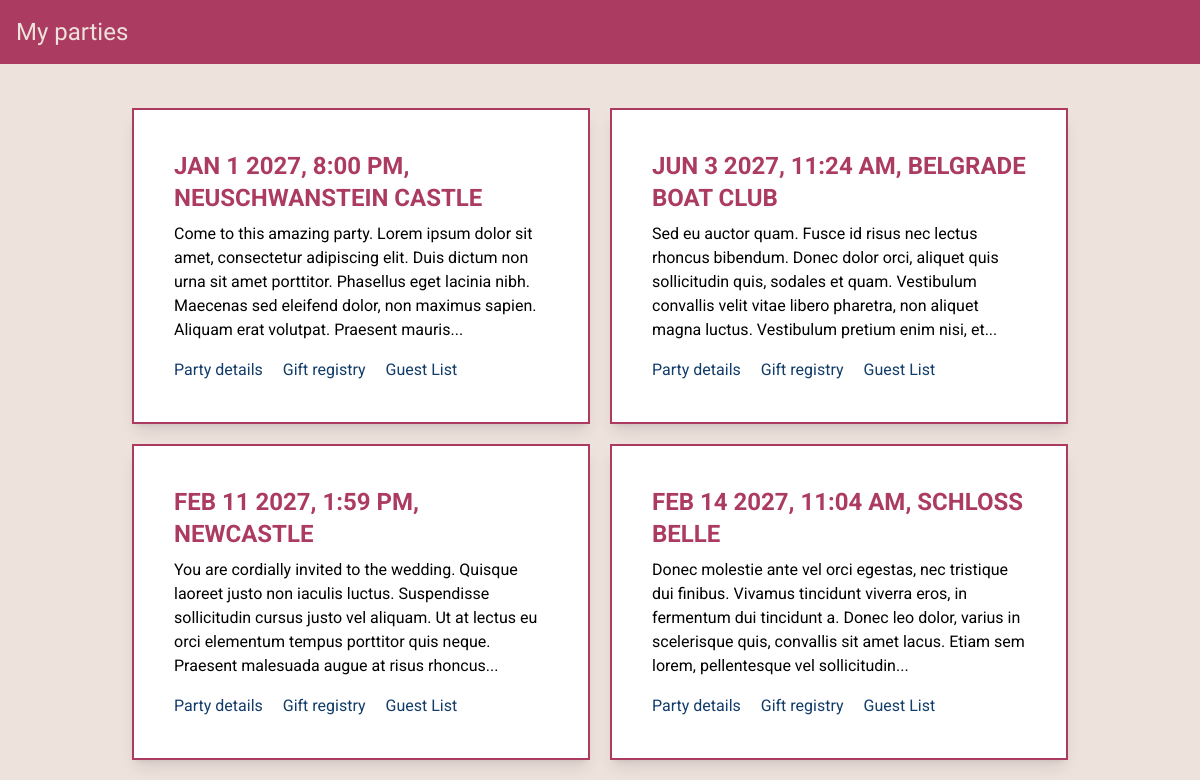
Before: / (upper part) with the older database file.
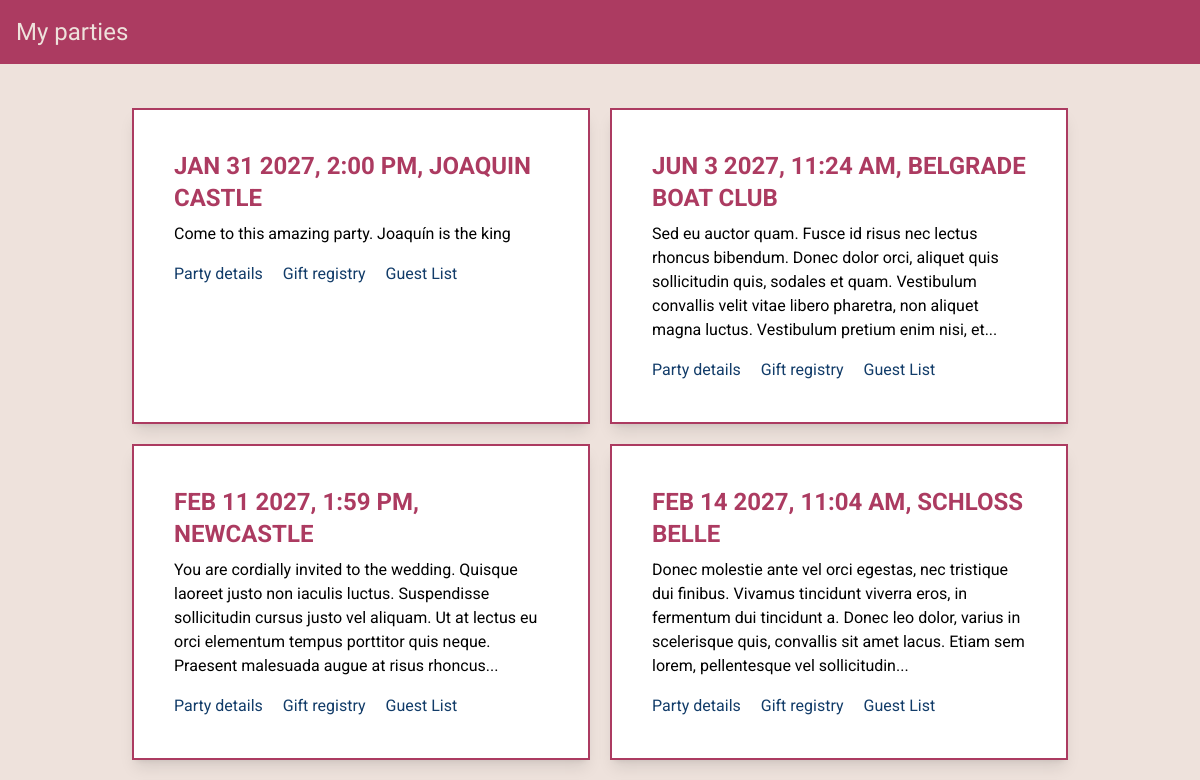
After: the same page with the newer database file.
### party_app/models.py (models this page shows)
class PartyBase(SQLModel):
    party_date: date
    party_time: time
    invitation: str = Field(
        sa_column=Column(Text), min_length=10
    )  # Column(Text) affects PostgreSQL (not SQLite); min_length is enforced by Pydantic.
    venue: str = Field(
        sa_column=Column(String(100))
    )  # Column(String(100)) affects PostgreSQL (not SQLite).

class Party(PartyBase, table=True):
    uuid: UUID = Field(default_factory=uuid4, primary_key=True)
    gifts: List["Gift"] = Relationship(
        back_populates="party"
    )  # Defines ORM relationship: party.gifts returns associated Gift objects.
    guests: List["Guest"] = Relationship(
        back_populates="party"
    )  # Defines ORM relationship: party.guests returns associated Guest objects.

### party_app/routes/party_list.py (the view)
@router.get("/", name="party_list_page", response_class=HTMLResponse)
def party_list_page(
    request: Request, templates: Templates, session: Session = Depends(get_session)
):
    today = date.today()
    parties = session.exec(select(Party).where(Party.party_date >= today)).all()
    return templates.TemplateResponse(
        request=request,
        name="party_list/page_party_list.html",
        context={"parties": parties},
    )

### party_app/templates/party_list/page_party_list.html
{% extends 'base.html' %}
{% block content %}
    <div class="container mx-auto p-6 grid grid-cols-2 gap-5" id="parties-list">
        {% for party in parties %}
            <div class="border-2 p-10 border-custom-red bg-white shadow-lg">
                <h2 class="mb-2 font-bold text-2xl text-custom-red uppercase">{{ party.party_date.strftime('%b %-d %Y') }}, {{ party.party_time.strftime('%-I:%M %p') }}, {{ party.venue }}</h2>
                <div>
                    {{ party.invitation|truncate(250) }}
                </div>
                <div class="mt-4">
                    <a href="{{ url_for('party_detail_page', party_id=party.uuid) }}" class="text-custom-blue hover:text-custom-blue-light mr-4">Party details</a>
                    <a href="" class="text-custom-blue hover:text-custom-blue-light mr-4">Gift registry</a>
                    <a href="" class="text-custom-blue hover:text-custom-blue-light">Guest List </a>
                </div>
            </div>
        {% else %}
            <div class="col-span-2 text-center bg-sky-200 border border-custom-blue text-custom-blue p-5 py-3 rounded"
                 role="alert">
                <p class="mt-3">You currently have no parties.</p>
            </div>
        {% endfor %}
    </div>
{% endblock %}

### party_app/templates/base.html (shortened to what this page needs)
<!DOCTYPE html>
<html lang="en">
<head>
    <link href="{{ url_for('static', path='css/output.css') }}" rel="stylesheet">
</head>
<body class="bg-custom-powder-light">
    <nav class="bg-custom-red">
        <a href="/"
           class="inline-block p-4 text-custom-powder-light font-dancing-script text-2xl"
        >
            My parties
        </a>
    </nav>
    <main class="container p-5 m-auto">
        {% block content %}
        {% endblock %}
    </main>
</body>
</html>

Changed rows visible on the page:
changed Party: party_date "JAN 1 2027" → "JAN 31 2027"; party_time "8:00 PM" → "2:00 PM"; venue "NEUSCHWANSTEIN CASTLE" → "JOAQUIN CASTLE"; invitation "…to this amazing party. Lorem ipsum dolor sit amet, consectetur adipiscing elit. Duis dictum non urna sit amet porttitor. Phasellus eget lacinia nibh. Maecenas sed eleifend dolor, non maximus sapien. Aliquam erat volutpat. Praesent mauris..." → "Come to this amazing party. Joaquín is the king"
